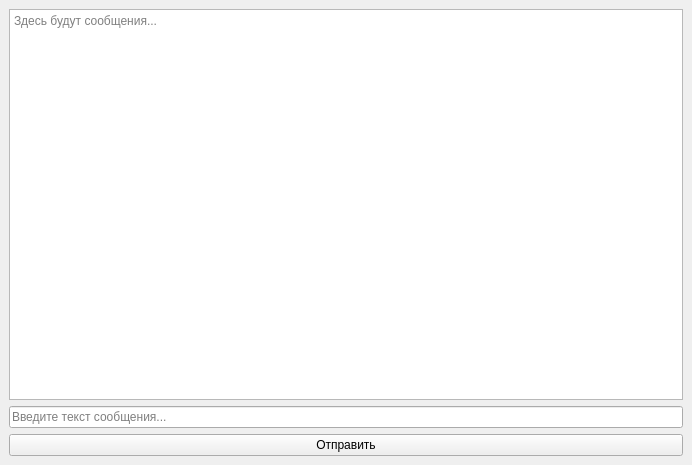
<?xml version="1.0" encoding="UTF-8"?>
<ui version="4.0">
 <class>MainWindow</class>
 <widget class="QMainWindow" name="MainWindow">
  <property name="geometry">
   <rect>
    <x>0</x>
    <y>0</y>
    <width>692</width>
    <height>465</height>
   </rect>
  </property>
  <property name="windowTitle">
   <string>MainWindow</string>
  </property>
  <widget class="QWidget" name="centralwidget">
   <layout class="QVBoxLayout" name="verticalLayout">
    <item>
     <widget class="QPlainTextEdit" name="plainTextEdit">
      <property name="readOnly">
       <bool>true</bool>
      </property>
      <property name="placeholderText">
       <string>Здесь будут сообщения...</string>
      </property>
     </widget>
    </item>
    <item>
     <widget class="QLineEdit" name="lineEdit">
      <property name="placeholderText">
       <string>Введите текст сообщения...</string>
      </property>
     </widget>
    </item>
    <item>
     <widget class="QPushButton" name="pushButton">
      <property name="text">
       <string>Отправить</string>
      </property>
     </widget>
    </item>
   </layout>
  </widget>
 </widget>
 <resources/>
 <connections/>
</ui>
